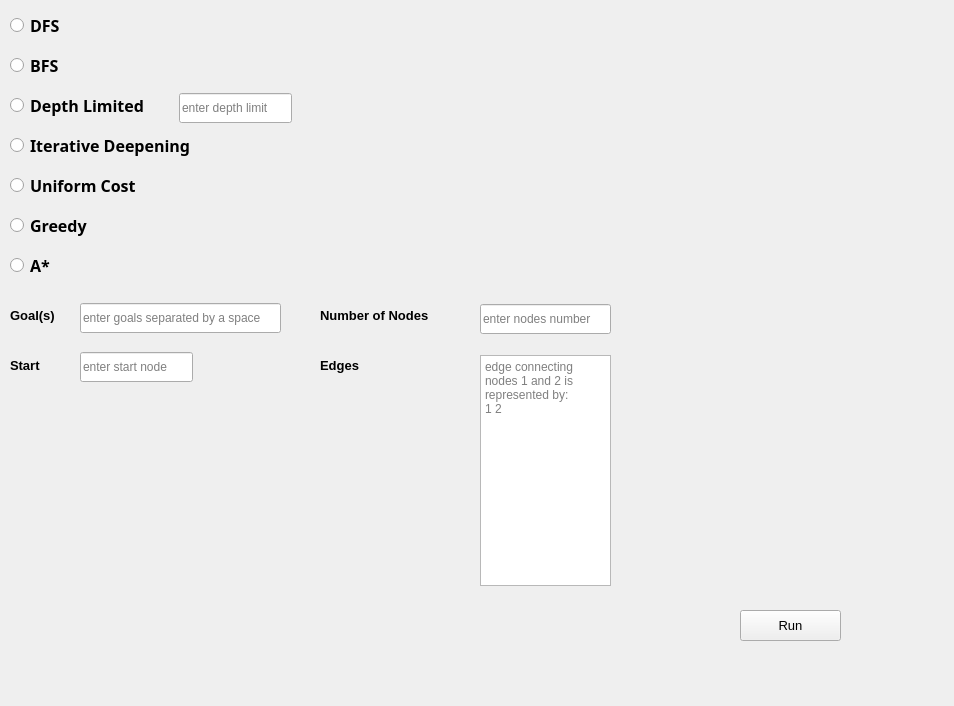
<?xml version="1.0" encoding="UTF-8"?>
<ui version="4.0">
 <class>MainWindow</class>
 <widget class="QMainWindow" name="MainWindow">
  <property name="geometry">
   <rect>
    <x>0</x>
    <y>0</y>
    <width>954</width>
    <height>706</height>
   </rect>
  </property>
  <property name="windowTitle">
   <string>Graph Search Visualizer</string>
  </property>
  <property name="whatsThis">
   <string/>
  </property>
  <widget class="QWidget" name="centralwidget">
   <widget class="QLineEdit" name="lineEdit">
    <property name="geometry">
     <rect>
      <x>80</x>
      <y>303</y>
      <width>201</width>
      <height>30</height>
     </rect>
    </property>
    <property name="cursor">
     <cursorShape>IBeamCursor</cursorShape>
    </property>
    <property name="whatsThis">
     <string extracomment="enter goals"/>
    </property>
    <property name="autoFillBackground">
     <bool>false</bool>
    </property>
    <property name="text">
     <string/>
    </property>
    <property name="placeholderText">
     <string>enter goals separated by a space</string>
    </property>
   </widget>
   <widget class="QLabel" name="label">
    <property name="geometry">
     <rect>
      <x>10</x>
      <y>300</y>
      <width>71</width>
      <height>30</height>
     </rect>
    </property>
    <property name="font">
     <font>
      <family>Arial</family>
      <pointsize>10</pointsize>
      <weight>75</weight>
      <bold>true</bold>
     </font>
    </property>
    <property name="text">
     <string>Goal(s)</string>
    </property>
   </widget>
   <widget class="QPushButton" name="pushButton">
    <property name="geometry">
     <rect>
      <x>740</x>
      <y>610</y>
      <width>101</width>
      <height>31</height>
     </rect>
    </property>
    <property name="font">
     <font>
      <pointsize>10</pointsize>
     </font>
    </property>
    <property name="text">
     <string>Run</string>
    </property>
   </widget>
   <widget class="QRadioButton" name="dfsButton">
    <property name="geometry">
     <rect>
      <x>10</x>
      <y>10</y>
      <width>95</width>
      <height>30</height>
     </rect>
    </property>
    <property name="font">
     <font>
      <family>Bahnschrift SemiBold</family>
      <pointsize>12</pointsize>
      <weight>75</weight>
      <bold>true</bold>
     </font>
    </property>
    <property name="text">
     <string>DFS</string>
    </property>
    <attribute name="buttonGroup">
     <string notr="true">algoType</string>
    </attribute>
   </widget>
   <widget class="QRadioButton" name="bfsButton">
    <property name="geometry">
     <rect>
      <x>10</x>
      <y>50</y>
      <width>95</width>
      <height>30</height>
     </rect>
    </property>
    <property name="font">
     <font>
      <family>Bahnschrift SemiBold</family>
      <pointsize>12</pointsize>
      <weight>75</weight>
      <bold>true</bold>
     </font>
    </property>
    <property name="text">
     <string>BFS</string>
    </property>
    <attribute name="buttonGroup">
     <string notr="true">algoType</string>
    </attribute>
   </widget>
   <widget class="QRadioButton" name="depth_limitedButton">
    <property name="geometry">
     <rect>
      <x>10</x>
      <y>90</y>
      <width>181</width>
      <height>30</height>
     </rect>
    </property>
    <property name="font">
     <font>
      <family>Bahnschrift SemiBold</family>
      <pointsize>12</pointsize>
      <weight>75</weight>
      <bold>true</bold>
     </font>
    </property>
    <property name="text">
     <string>Depth Limited</string>
    </property>
    <attribute name="buttonGroup">
     <string notr="true">algoType</string>
    </attribute>
   </widget>
   <widget class="QRadioButton" name="iterative_deepingButton">
    <property name="geometry">
     <rect>
      <x>10</x>
      <y>130</y>
      <width>231</width>
      <height>30</height>
     </rect>
    </property>
    <property name="font">
     <font>
      <family>Bahnschrift SemiBold</family>
      <pointsize>12</pointsize>
      <weight>75</weight>
      <bold>true</bold>
     </font>
    </property>
    <property name="text">
     <string>Iterative Deepening</string>
    </property>
    <attribute name="buttonGroup">
     <string notr="true">algoType</string>
    </attribute>
   </widget>
   <widget class="QRadioButton" name="uniform_costButton">
    <property name="geometry">
     <rect>
      <x>10</x>
      <y>170</y>
      <width>161</width>
      <height>30</height>
     </rect>
    </property>
    <property name="font">
     <font>
      <family>Bahnschrift SemiBold</family>
      <pointsize>12</pointsize>
      <weight>75</weight>
      <bold>true</bold>
     </font>
    </property>
    <property name="text">
     <string>Uniform Cost</string>
    </property>
    <attribute name="buttonGroup">
     <string notr="true">algoType</string>
    </attribute>
   </widget>
   <widget class="QRadioButton" name="greedyButton">
    <property name="geometry">
     <rect>
      <x>10</x>
      <y>210</y>
      <width>91</width>
      <height>30</height>
     </rect>
    </property>
    <property name="font">
     <font>
      <family>Bahnschrift SemiBold</family>
      <pointsize>12</pointsize>
      <weight>75</weight>
      <bold>true</bold>
     </font>
    </property>
    <property name="text">
     <string>Greedy</string>
    </property>
    <attribute name="buttonGroup">
     <string notr="true">algoType</string>
    </attribute>
   </widget>
   <widget class="QRadioButton" name="a_starButton">
    <property name="geometry">
     <rect>
      <x>10</x>
      <y>250</y>
      <width>95</width>
      <height>30</height>
     </rect>
    </property>
    <property name="font">
     <font>
      <family>Bahnschrift SemiBold</family>
      <pointsize>12</pointsize>
      <weight>75</weight>
      <bold>true</bold>
     </font>
    </property>
    <property name="text">
     <string>A*</string>
    </property>
    <attribute name="buttonGroup">
     <string notr="true">algoType</string>
    </attribute>
   </widget>
   <widget class="QLineEdit" name="depth_limit_lineEdit">
    <property name="geometry">
     <rect>
      <x>179</x>
      <y>93</y>
      <width>113</width>
      <height>30</height>
     </rect>
    </property>
    <property name="placeholderText">
     <string>enter depth limit</string>
    </property>
   </widget>
   <widget class="QLineEdit" name="lineEdit_2">
    <property name="geometry">
     <rect>
      <x>80</x>
      <y>352</y>
      <width>113</width>
      <height>30</height>
     </rect>
    </property>
    <property name="placeholderText">
     <string>enter start node</string>
    </property>
   </widget>
   <widget class="QLabel" name="label_2">
    <property name="geometry">
     <rect>
      <x>10</x>
      <y>350</y>
      <width>55</width>
      <height>30</height>
     </rect>
    </property>
    <property name="font">
     <font>
      <family>Arial</family>
      <pointsize>10</pointsize>
      <weight>75</weight>
      <bold>true</bold>
     </font>
    </property>
    <property name="text">
     <string>Start</string>
    </property>
   </widget>
   <widget class="QLineEdit" name="lineEdit_3">
    <property name="geometry">
     <rect>
      <x>480</x>
      <y>304</y>
      <width>131</width>
      <height>30</height>
     </rect>
    </property>
    <property name="placeholderText">
     <string>enter nodes number</string>
    </property>
   </widget>
   <widget class="QLabel" name="label_3">
    <property name="geometry">
     <rect>
      <x>320</x>
      <y>300</y>
      <width>161</width>
      <height>30</height>
     </rect>
    </property>
    <property name="font">
     <font>
      <family>Arial</family>
      <pointsize>10</pointsize>
      <weight>75</weight>
      <bold>true</bold>
     </font>
    </property>
    <property name="text">
     <string>Number of Nodes</string>
    </property>
   </widget>
   <widget class="QLabel" name="label_4">
    <property name="geometry">
     <rect>
      <x>320</x>
      <y>350</y>
      <width>51</width>
      <height>30</height>
     </rect>
    </property>
    <property name="font">
     <font>
      <family>Arial</family>
      <pointsize>10</pointsize>
      <weight>75</weight>
      <bold>true</bold>
     </font>
    </property>
    <property name="text">
     <string>Edges</string>
    </property>
   </widget>
   <widget class="QTextEdit" name="textEdit">
    <property name="geometry">
     <rect>
      <x>480</x>
      <y>355</y>
      <width>131</width>
      <height>231</height>
     </rect>
    </property>
    <property name="placeholderText">
     <string>edge connecting nodes 1 and 2 is represented by:            1 2</string>
    </property>
   </widget>
  </widget>
 </widget>
 <resources/>
 <connections/>
 <buttongroups>
  <buttongroup name="algoType">
   <property name="exclusive">
    <bool>true</bool>
   </property>
  </buttongroup>
 </buttongroups>
</ui>
